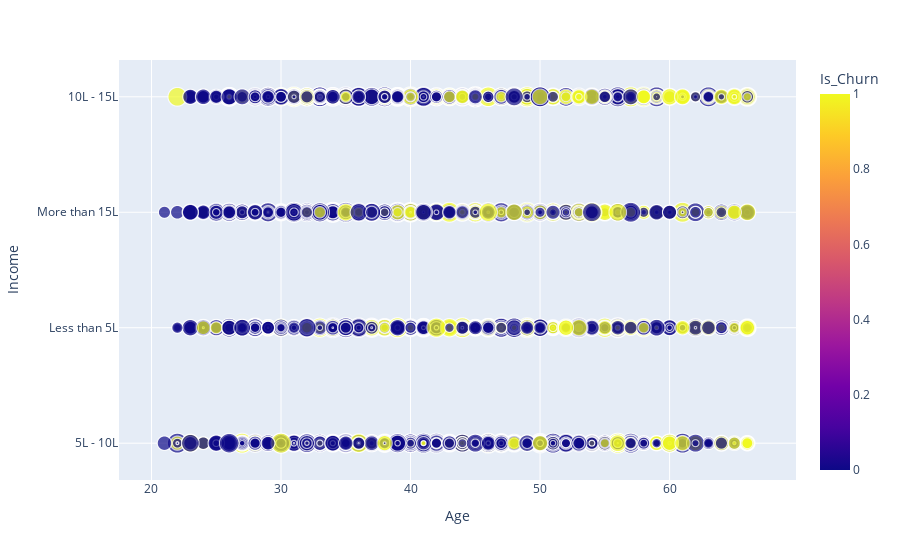

Notebook code cell kept with this figure:
### Markdown cell above
We can make the following deductions:
1. Greater percentage of females are likely to churn
2. Higher Income customers with earnings greater than 10 Lakhs are more likely to churn
3. Almost equal number of customers have 1 to 2 products holdings. Also, there is no such distinction in churn rate based on number of product holdings.
4. Customers with poor credit ratings dominate the dataset and are also more likely to exit

### Code cell
px.scatter(data_frame=train, y='Income', x='Age', color='Is_Churn', size='Balance')

### Figure 1 — Plotly figure (JSON) as saved in the notebook; plotly's stock layout.template omitted (floating-point values rounded to 4 significant figures; data arrays with more than 128 entries replaced by an {"elided": "..."} marker saying what was removed)
{"data": [{"hovertemplate": "Age=%{x}<br>Income=%{y}<br>Balance=%{marker.size}<br>Is_Churn=%{marker.color}<extra></extra>", "legendgroup": "", "marker": {"color": {"elided": "6650 int values"}, "coloraxis": "coloraxis", "size": {"elided": "6650 float values"}, "sizemode": "area", "sizeref": 5699.0, "symbol": "circle"}, "mode": "markers", "name": "", "showlegend": false, "type": "scattergl", "x": {"elided": "6650 int values"}, "xaxis": "x", "y": {"elided": "6650 str values"}, "yaxis": "y"}], "layout": {"coloraxis": {"colorbar": {"title": {"text": "Is_Churn"}}, "colorscale": [[0, "#0d0887"], [0.1111, "#46039f"], [0.2222, "#7201a8"], [0.3333, "#9c179e"], [0.4444, "#bd3786"], [0.5556, "#d8576b"], [0.6667, "#ed7953"], [0.7778, "#fb9f3a"], [0.8889, "#fdca26"], [1, "#f0f921"]]}, "legend": {"itemsizing": "constant", "tracegroupgap": 0}, "margin": {"t": 60}, "xaxis": {"anchor": "y", "domain": [0, 1], "title": {"text": "Age"}}, "yaxis": {"anchor": "x", "domain": [0, 1], "title": {"text": "Income"}}}}
